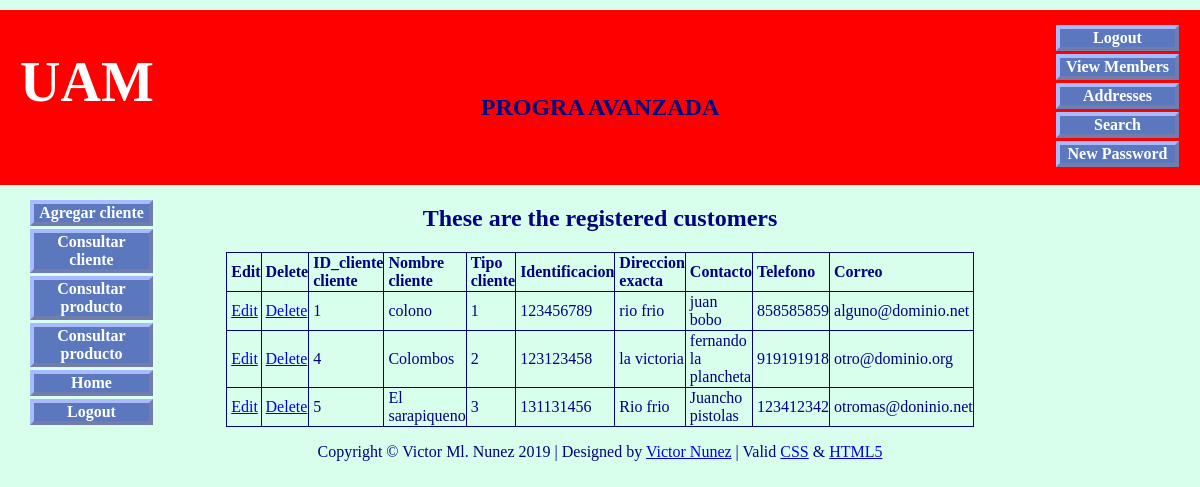
/admintable/forms/clientes/consultar/vista_agregar_cliente.php (signed in), run on the app's committed database.
### tables this page shows
CREATE TABLE `clientes` (
  `id_cliente` int(6) UNSIGNED NOT NULL,
  `nombre_cliente` varchar(200) NOT NULL,
  `tipo_cliente` tinyint(3) NOT NULL,
  `identificacion` varchar(15) NOT NULL,
  `direccion_exacta` varchar(300) NOT NULL,
  `contacto` varchar(300) NOT NULL,
  `telefono` int(9) NOT NULL,
  `correo` varchar(50) NOT NULL
);

### admintable/forms/clientes/consultar/vista_agregar_cliente.php (the view, shortened to what this page needs)
<!doctype html>
<html lang=en>
<head>
<link rel="stylesheet" type="text/css" href="includes.css">
</head>
<body>
<div id="container">
<?php include("..\..\..\header-admin.php"); ?>
<?php include("nav.php"); ?>
<div id="content">
<h2>These are the registered customers</h2>
<p>
<?php
require ('mysqli_connect.php');
$q = "SELECT id_cliente, nombre_cliente, tipo_cliente, identificacion, direccion_exacta, contacto, telefono, correo FROM clientes ORDER BY id_cliente ASC";
$result = @mysqli_query ($dbcon, $q);
echo $q-->'nombre_cliente';
if ($result) {
echo '<table>
<tr><td align="left"><b>Edit</b></td>
<td align="left"><b>Delete</b></td>
<td align="left"><b>ID_cliente cliente</b></td>
<td align="left"><b>Nombre cliente</b></td>
<td align="left"><b>Tipo cliente</b></td>
<td align="left"><b>Identificacion</b></td>
<td align="left"><b>Direccion exacta</b></td>
<td align="left"><b>Contacto</b></td>
<td align="left"><b>Telefono</b></td>
<td align="left"><b>Correo</b></td>
</tr>';
while ($row = mysqli_fetch_array($result, MYSQLI_ASSOC)) {
	echo '<tr>
	<td align="left"><a href="edit_user.php?id=' . $row['id_cliente'] . '">Edit</a></td>
	<td align="left"><a href="delete_user.php?id=' . $row['id_cliente'] . '">Delete</a></td>
	<td align="left">' . $row['id_cliente'] . '</td>
	<td align="left">' . $row['nombre_cliente'] . '</td>
	<td align="left">' . $row['tipo_cliente'] . '</td>
	<td align="left">' . $row['identificacion'] . '</td>
	<td align="left">' . $row['direccion_exacta'] . '</td>
	<td align="left">' . $row['contacto'] . '</td>
	<td align="left">' . $row['telefono'] . '</td>
	<td align="left">' . $row['correo'] . '</td>
	</tr>';
	}
	echo '</table>';
} else {
	echo '<p class="error">The current users could not be retrieved. We apologize for any inconvenience.</p>';
	echo '<p>' . mysqli_error($dbcon) . '<br><br />Query: ' . $q . '</p>';
}
?>
</p>
</div>
<?php include("footer.php"); ?>
</div>
</body>
</html>

### admintable/forms/clientes/consultar/includes.css (style rules this page uses)
h2 { font-size:150%; color:navy; text-align:center; }
#container { position:relative; min-width:960px; max-width:1200px; margin:auto; text-align:left; }
#content { margin-left:150px; margin-right:150px; }
table { width:700px; border:1px navy solid; border-collapse:collapse; margin:auto; }
td { border:1px navy solid; padding:1px 0 1px 4px; text-align:left; }

### data on the page
clientes: id_cliente "1", nombre_cliente "colono", tipo_cliente "1", identificacion "123456789", direccion_exacta "rio frio", contacto "juan bobo", telefono "858585859", correo "alguno@dominio.net"
clientes: id_cliente "4", nombre_cliente "Colombos", tipo_cliente "2", identificacion "123123458", direccion_exacta "la victoria", contacto "fernando la plancheta", telefono "919191918", correo "otro@dominio.org"
clientes: id_cliente "5", nombre_cliente "El sarapiqueno", tipo_cliente "3", identificacion "131131456", direccion_exacta "Rio frio", contacto "Juancho pistolas", telefono "123412342", correo "otromas@doninio.net"
